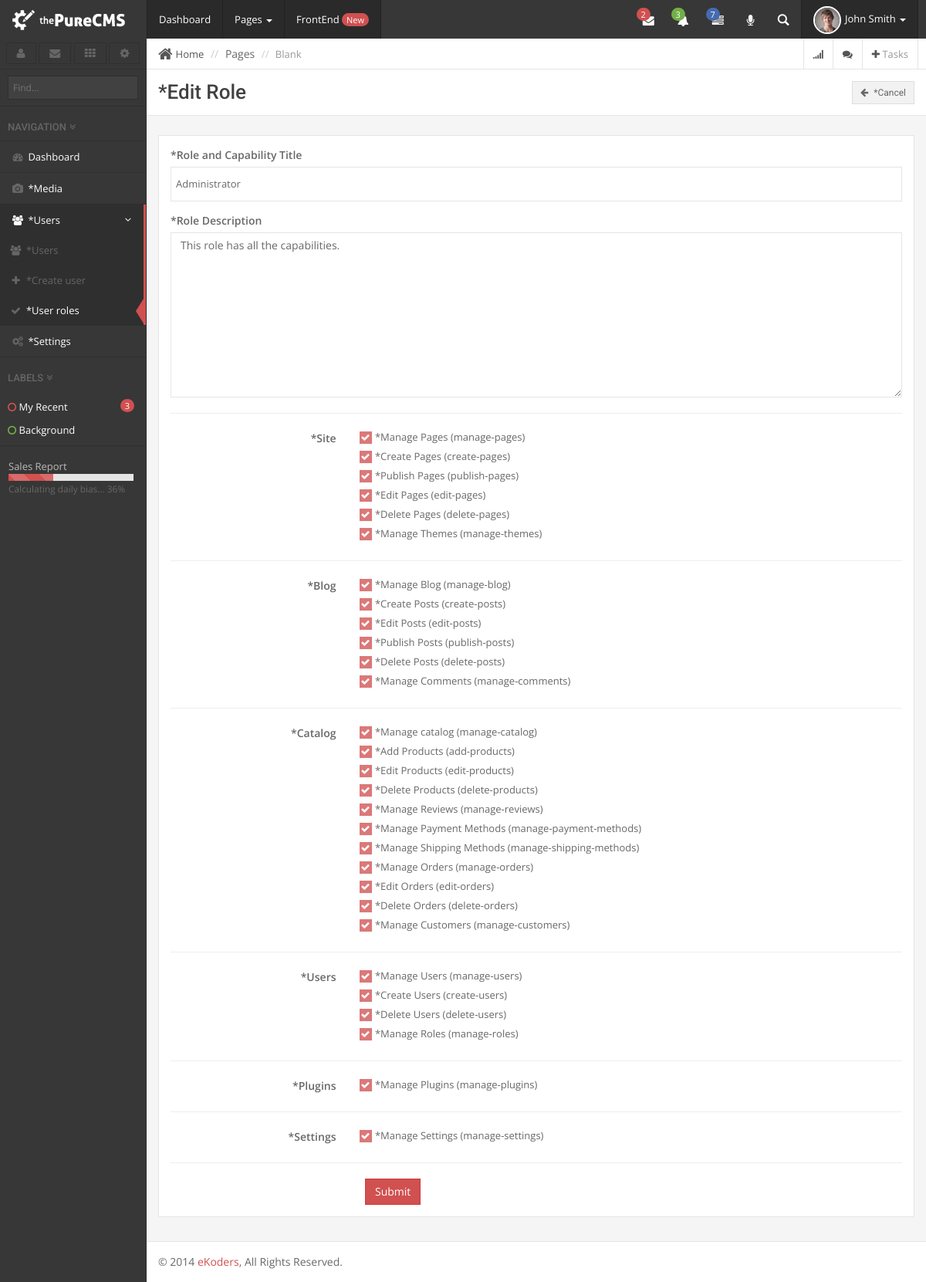
Page /admin/create_role.php?ID=2 (signed in) on the committed database.
### tables this page shows
CREATE TABLE IF NOT EXISTS `user_roles` (
  `role_id` int(11) NOT NULL AUTO_INCREMENT,
  `role_title` varchar(32) NOT NULL,
  `role_description` varchar(250) NOT NULL,
  `role_object` longtext NOT NULL,
  `role_ts` timestamp NOT NULL DEFAULT CURRENT_TIMESTAMP,
  PRIMARY KEY (`role_id`)
);

### include/class.database.php (called while the page is built, shortened)
<?php
class Database {
    private $_DB;
    private $_query;
    private $_where = array();
    private $_select = array();
    private $_action;
    private $_table;
    public function __construct() {
        try {
            $this->_DB = new PDO('mysql:host=' . DB_HOST . ';dbname=' . DB_NAME, DB_USER, DB_PASS);
            $this->_DB->setAttribute(PDO::ATTR_ERRMODE, PDO::ERRMODE_EXCEPTION);
        } catch (PDOException $e) {
            echo 'ERROR: ' . $e->getMessage();
        }
    }
    public function where($column_name, $value, $operator = '=') {
        $this->_where[$column_name] = array();
        $this->_where[$column_name][] = $value;
        $this->_where[$column_name][] = $operator;
    }
    public function select($columns) {
        foreach ($columns as $column => $name) {
            $this->_select[$column] = $name;
        }
    }
    public function query($query) {
        try {
            $this->_query = $this->_DB->prepare(filter_var($query, FILTER_SANITIZE_STRING));
            $this->bind_results();
            $this->_query->execute();
            $this->_where = array();
            $this->_select = array();
        } catch (PDOException $e) {
            $er = $e->errorInfo;
            echo '<p style="font-family:arial; background:#F00; position:absolute; z-index:10000; color:#FFF; padding:5px;">ERROR: ' . $er[2] . '</p>';
        }
    }
    private function bind_results() {
        if (!empty($this->_where)) {
            foreach ($this->_where as $c => $value) {
                $this->_query->bindValue(':' . $c, $value[0], $this->get_type($value[0]));
            }
        }
    }
    private function get_type($value) {
        if (is_int($value)) {
            $param = PDO::PARAM_INT;
        } elseif (is_bool($value)) {
            $param = PDO::PARAM_BOOL;
        } elseif (is_null($value)) {
            $param = PDO::PARAM_NULL;
        } elseif (is_string($value)) {
            $param = PDO::PARAM_STR;
        } else {
            $param = FALSE;
        }
        return $param;
    }
    private function build_query() {
        $query = $this->_action;
        if ($this->_action == 'SELECT') {
            if (!empty($this->_select)) {
                foreach ($this->_select as $column_name => $name) {
                    $query .=' ' . $column_name . ' as ' . $name . ', ';
                }
            } else {
                $query .= ' *';
            }
            $query = rtrim($query, ', ');
        }
        if ($this->_action != 'UPDATE' && $this->_action != 'INSERT') {
            $query .= ' FROM ';
        }
        $query .= $this->_table;
        if (!empty($this->_where)) {
            $query .= ' WHERE ';
            $columns = array();
            foreach ($this->_where as $c => $v) {
                $columns[] = $c . ' ' . $v[1] . ':' . $c;
            }
            $query .= implode(' AND ', $columns);
        }
        $this->query($query);
    }
    public function result($fetch_type = PDO::FETCH_OBJ) {
        return $this->_query->fetch($fetch_type);
    }
    public function row_count() {
        return $this->_query->rowCount();
    }
    public function from($table_name, $num_rows = NULL) {
        $this->_action = 'SELECT';
        $this->_table = $table_name;
        $this->build_query();
    }
}

### admin/classes/class.users.php (called while the page is built, shortened)
<?php
class Users extends Capabilities{
	private $profile_table_name;
	public function __construct()
	{
		$this->profile_table_name = DB_PREFIX.'user_profiles';
		if ($this->is_logged_in()) {
			$this->user_capabilities = $this->get_user_capabilitirs();
		}
	}
	public static function is_logged_in()
	{
		if (isset($_SESSION['token'])) {
			return true;
		}else{
			return false;
		}
	}
	public static function get_logged_id()
	{
		if (isset($_SESSION['user_id'])) {
			return $_SESSION['user_id'];
		}
	}
	public function get_profile($user_id = NULL)
	{
		if (is_null($user_id)) {
			$user_id = $this->get_logged_id();
		}
		$this->from($this->profile_table_name);
		if ($this->row_count() > 0) {
			return $this->result();
		}
	}
}

### admin/classes/class.capabilities.php (called while the page is built, shortened)
<?php
class Capabilities extends Database{
	protected $role_table_name;
	protected $capabilities_group_container = array();
	public function __construct()
	{
		$this->role_table_name = DB_PREFIX.'user_roles';
		$this->capabilities_group_container['Site'] 		= array();
		$this->capabilities_group_container['Blog'] 		= array();
		$this->capabilities_group_container['Catalog'] 		= array();
		$this->capabilities_group_container['Users'] 		= array();
		$this->capabilities_group_container['Plugins'] 		= array();
		$this->capabilities_group_container['Settings'] 	= array();
	}
	public function get_user_capabilitirs($user_id = NULL)
	{
		$profile = $this->get_profile($user_id);
		$role = $this->get_roles($profile->user_role);
		$role_capabilities_object = json_decode($role->role_object);
		$role_capabilities = array();
		foreach ($role_capabilities_object as $group_name => $group_data) {
			$role_capabilities[$group_name] = array();
			foreach ($group_data as $key => $value) {
				$role_capabilities[$group_name][$key] = $value;
			}
		}
		return $role_capabilities;
	}
	public function get_roles($ID = NULL)
	{
		$this->from($this->role_table_name);
		if ($this->row_count() > 0 && isset($ID)) {
			return $this->result();
		}elseif ($this->row_count() > 0) {
			return $this->all_results();
		}
	}
	public function register_capability($group, $key)
	{
		if (isset($this->capabilities_group_container[$group])) {
			$this->capabilities_group_container[$group][str_replace(' ', '-', strtolower($key))] = $key;
		}else{
			register_admin_message('Capabilty not registered', 'Invalid capabilty group.', 'danger');
		}
	}
	public function get_capabilities_groups()
	{
		return $this->capabilities_group_container;
	}
}

### admin/builtins/capabilities.php (called while the page is built, shortened)
<?php
$Users = new users();

### admin/include/init.php (called while the page is built, shortened)
<?php
include_once ABSPATH.'include/class.database.php';
include_once ABSPATH.'common/procedural_functions.php';
include_once ADMINABS.'builtins/capabilities.php';

### admin/create_role.php (the view, shortened to what this page needs)
<?php
include_once 'include/init.php';
$ID = (isset($_GET['ID']))? $_GET['ID'] : NULL;
$is_allowed = is_allowed(HAS_USERS_ROLE, array('Users'=>array('manage-roles')));
if (!is_null($ID) && $is_allowed) {
	$role = $Users->get_roles($ID);
}
$admin_title = (isset($ID))? 'Edit Role' : 'Create Role';
$capabilities_groups = $Users->get_capabilities_groups();
include 'include/header.php';
?>
<div id="page-wrapper">
		<div class="row">
			<div class="col-lg-12">
				<?php include 'include/breadcrumb.php'; ?>
				<div class="page-header title">
					<h1><?php echo __($admin_title); ?> <a href="user_roles.php" class="btn btn-default btn-sm pull-right"><i class="fa fa-arrow-left"></i> <?php __('Cancel') ?></a></h1>
				</div>
			</div>
		</div>
		<div class="row">
			<div class="col-lg-12">
				<form action="<?php echo get_actual_url(false); ?>" role="form" method="post">
					<div class="panel panel-default">
						<div class="panel-body">
							<div class="form-group">
								<label for="title"><?php __('Role and Capability Title'); ?></label>
								<input type="text" name="title" class="form-control input-lg" id="title" value="<?php echo (isset($role))? $role->role_title : ''; ?>" placeholder="<?php __('Title'); ?>">
							</div>
							<div class="form-group">
								<label for="description"><?php __('Role Description'); ?></label>
								<textarea name="description" id="description" cols="30" rows="10" class="form-control" placeholder="<?php __('Decription'); ?>"><?php echo (isset($role))? $role->role_description : ''; ?></textarea>
							</div>
							<hr>
							<div class="form-horizontal">
							<?php foreach($capabilities_groups as $capabilities_group_name => $capabilities_group): ?>
								<div class="form-group">
									<label class="col-sm-3 control-label" style="margin-top:-5px"><?php __($capabilities_group_name); ?></label>
									<div class="col-sm-9">
									<?php foreach($capabilities_group as $capability_key => $capability_name): ?>
										<div class="tcb">
											<label>
												<span class="labels"> <?php __($capability_name); ?> (<?php echo str_replace(' ', '-', strtolower($capability_name)); ?>)</span>
											</label>
										</div>
									<?php endforeach; ?>
									</div>
								</div>
								<hr>
							<?php endforeach; ?>
							</div>
								<div class="form-group">
									<div class="col-sm-offset-3 col-sm-9">
										<button class="btn btn-primary" type="submit" name="submit" value="submit">Submit</button>
									</div>
								</div>
						</div>
					</div>
				</form>
			</div>
		</div>
<?php include 'include/footer.php'; ?>

### rows in the picture
user_roles: title "Administrator", description "This role has all the capabilities."

### other values in the picture
$lang->get_key($key) "Dashboard"
$lang->get_key($key) "*Media"
$lang->get_key($key) "*Users"
$lang->get_key($key) "*Create user"
$lang->get_key($key) "*User roles"
$lang->get_key($key) "*Settings"
$lang->get_key($key) "*Edit Role *Cancel *Role and Capability Title *Role Description"
$lang->get_key($key) "*Site"
$lang->get_key($key) "*Manage Pages"
str_replace(' ', '-', strtolower($capability_name)) "manage-pages"
$lang->get_key($key) "*Create Pages"
str_replace(' ', '-', strtolower($capability_name)) "create-pages"
$lang->get_key($key) "*Publish Pages"
str_replace(' ', '-', strtolower($capability_name)) "publish-pages"
$lang->get_key($key) "*Edit Pages"
